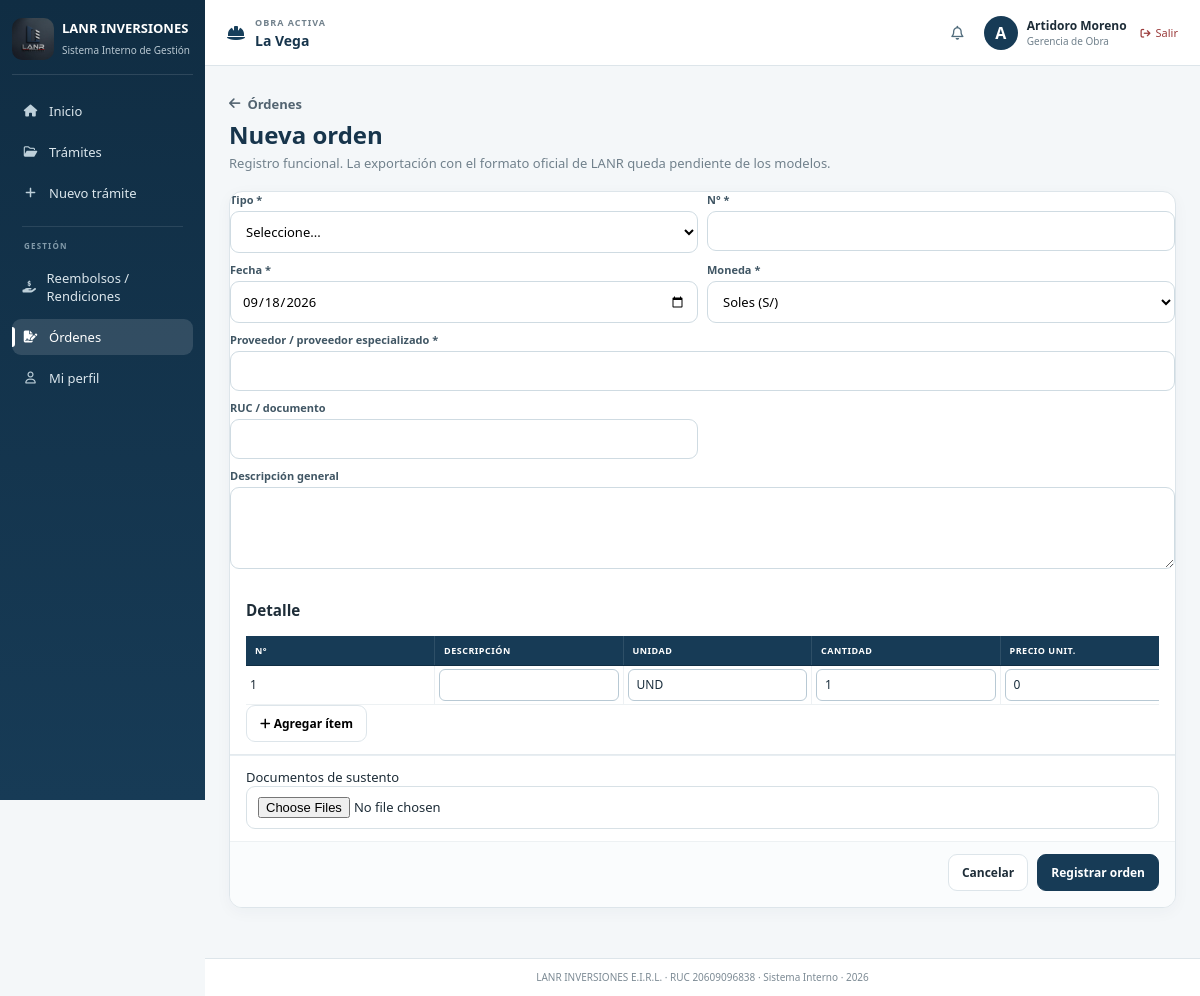
Page /orders/new (signed in) on the committed database.
### tables this page shows
CREATE TABLE obras(
        id INTEGER PRIMARY KEY,
        nombre TEXT NOT NULL,
        codigo TEXT UNIQUE NOT NULL,
        proyecto TEXT,
        ubicacion TEXT,
        active INTEGER DEFAULT 1,
        created_at TEXT,
        updated_at TEXT
    );

CREATE TABLE users(
        id INTEGER PRIMARY KEY,
        full_name TEXT,
        username TEXT UNIQUE COLLATE NOCASE,
        password_hash TEXT,
        role TEXT,
        email TEXT,
        phone TEXT,
        profile_photo TEXT,
        must_change INTEGER DEFAULT 0,
        active INTEGER DEFAULT 1,
        created_at TEXT,
        updated_at TEXT,
        last_login TEXT
    );

### app.py (the view, shortened to what this page needs)
@app.route('/orders/new', methods=['GET', 'POST'])
@login_required
def new_order():
    u = user()
    obra = active_project()
    if u['role'] not in ('Gerencia de Obra', 'Administración', 'Sistemas'):
        abort(403)
    if request.method == 'GET':
        c = db()
        prov = c.execute(
            'SELECT * FROM proveedores WHERE active=1 ORDER BY nombre').fetchall()
        req_units, _ = get_active_units(c)
        c.close()
        return render_template('new_order.html', user=u, obra=obra, providers=prov, units=req_units)

### app.py (called while the page is built, shortened)
@app.after_request
def add_no_cache_headers(response):
    if request.path.startswith('/static/'):
        response.headers['Cache-Control'] = 'no-store, no-cache, must-revalidate, max-age=0'
        response.headers['Pragma'] = 'no-cache'
        response.headers['Expires'] = '0'
    return response

def db():
    c = sqlite3.connect(DB)
    c.row_factory = sqlite3.Row
    return c

@app.context_processor
def project_context():
    if 'uid' not in session:
        return {
            'active_project': None,
            'available_projects': []
        }
    c = db()
    available_projects = c.execute(
        '''
        SELECT o.*
        FROM obras o

        JOIN usuario_obra uo
            ON uo.obra_id = o.id

        WHERE uo.usuario_id=?
        AND o.active=1
        AND uo.active=1

        ORDER BY o.nombre
        ''',
        (session['uid'],)
    ).fetchall()
    c.close()
    return {
        'active_project': active_project(),
        'available_projects': available_projects
    }

def user():
    if 'uid' not in session:
        return None
    c = db()
    u = c.execute('select * from users where id=?',
                  (session['uid'],)).fetchone()
    c.close()
    return u

def login_required(fn):
    from functools import wraps
    @wraps(fn)
    def w(*a, **k):
        if 'uid' not in session:
            return redirect(
                url_for('login')
            )
        c = db()
        account = c.execute(
            '''
            SELECT active
            FROM users
            WHERE id=?
            ''',
            (session['uid'],)
        ).fetchone()
        c.close()
        return fn(*a, **k)
    return w

def get_active_units(c):
    rows = c.execute(
        '''
        SELECT abreviatura, uso
        FROM unidades_catalogo
        WHERE active=1
        ORDER BY abreviatura COLLATE NOCASE
        '''
    ).fetchall()
    req_units = [r['abreviatura']
                 for r in rows if r['uso'] in ('REQ', 'AMBOS')]
    sp_units = [r['abreviatura'] for r in rows if r['uso'] in ('SP', 'AMBOS')]
    return req_units, sp_units

### templates/new_order.html
{% extends 'base.html' %}{% block title %}Nueva orden | LANR{% endblock %}{% block content %}<div class="lanr-create-shell"><div class="lanr-create-head"><div><a class="lanr-back-link" href="{{ url_for('orders') }}"><i class="fa-solid fa-arrow-left"></i> Órdenes</a><h1>Nueva orden</h1><p>Registro funcional. La exportación con el formato oficial de LANR queda pendiente de los modelos.</p></div></div><form class="card tramite-form" method="post" enctype="multipart/form-data"><div class="formgrid"><div class="field"><label>Tipo *</label><select name="tipo_orden" required><option value="">Seleccione...</option><option>Orden de compra</option><option>Orden de servicio</option></select></div><div class="field"><label>N° *</label><input name="numero" required></div><div class="field"><label>Fecha *</label><input type="date" name="fecha" data-today required></div><div class="field"><label>Moneda *</label><select name="moneda"><option value="PEN">Soles (S/)</option><option value="USD">Dólares (US$)</option></select></div><div class="field field-span-2"><label>Proveedor / proveedor especializado *</label><input name="proveedor_nombre" required></div><div class="field"><label>RUC / documento</label><input name="documento"></div><div class="field field-span-2"><label>Descripción general</label><textarea name="descripcion"></textarea></div></div><div class="subsection"><h3>Detalle</h3><div class="table-responsive"><table class="nt-table"><thead><tr><th>N°</th><th>Descripción</th><th>Unidad</th><th>Cantidad</th><th>Precio unit.</th><th>Monto</th><th></th></tr></thead><tbody id="orderV4Items"></tbody></table></div><button type="button" class="btn" onclick="orderv4AddItem()"><i class="fa-solid fa-plus"></i> Agregar ítem</button></div><div class="form-section"><label>Documentos de sustento</label><input type="file" name="documentos" multiple accept=".pdf,.jpg,.jpeg,.png,.webp"></div><div class="form-actions"><a class="btn" href="{{ url_for('orders') }}">Cancelar</a><button class="btn primary">Registrar orden</button></div></form></div>{% endblock %}

### templates/base.html (shortened to what this page needs)
<!doctype html>
<html lang="es">
  <head>
    <link
      rel="stylesheet"
      href='{{ url_for("static", filename="css/styles.css") }}'
    />
    <link
      rel="stylesheet"
      href="https://cdnjs.cloudflare.com/ajax/libs/font-awesome/6.5.2/css/all.min.css"
    />
  </head>
  <body class="{% block body_class %}{% endblock %}">
    {% if user %}
    <div class="app">
      <aside class="sidebar" id="sidebar">
        <div class="brand">
          <img
            src='{{ url_for("static", filename="logo-lanr.jpeg") }}'
            alt="LANR Inversiones"
          />
          <div>
            <strong>LANR INVERSIONES</strong>
            <span>Sistema Interno de Gestión</span>
          </div>
        </div>
        <nav>
          <a
            href='{{ url_for("home") }}'
            class="{% if request.endpoint == 'home' %}active{% endif %}"
          >
            <i class="fa-solid fa-house"></i>
            <span>Inicio</span>
          </a>
          <a
            href='{{ url_for("requests") }}'
            class="{% if request.endpoint in ['requests', 'request_detail'] %}active{% endif %}"
          >
            <i class="fa-regular fa-folder-open"></i>
            <span>Trámites</span>
          </a>
          {% if user.role in ['Gerencia de Obra', 'Control y Planeamiento', 'Administración', 'Logística', 'Tesorería', 'Contabilidad', 'Sistemas'] %}
          <a
            href='{{ url_for("new_request") }}'
            class="{% if request.endpoint in ['new_request', 'new_requirement', 'new_payment_request', 'create_requirement', 'create_payment_request'] %}active{% endif %}"
          >
            <i class="fa-solid fa-plus"></i>
            <span>Nuevo trámite</span>
          </a>
          {% endif %}
          <div class="nav-divider"></div>
          <span class="nav-section">GESTIÓN</span>
          <a href='{{ url_for("reimbursements") }}' class="{% if request.endpoint in ['reimbursements','new_reimbursement'] %}active{% endif %}">
            <i class="fa-solid fa-hand-holding-dollar"></i><span>Reembolsos / Rendiciones</span>
          </a>
          <a href='{{ url_for("orders") }}' class="{% if request.endpoint in ['orders','new_order'] %}active{% endif %}">
            <i class="fa-solid fa-file-signature"></i><span>Órdenes</span>
          </a>
          <a
            href='{{ url_for("profile") }}'
            class="{% if request.endpoint == 'profile' %}active{% endif %}"
          >
            <i class="fa-regular fa-user"></i>
            <span>Mi perfil</span>
          </a>
        </nav>
      </aside>
      <main>
        <header>
          <div class="work project-selector">
            {% if active_project %} {% if available_projects|length > 1 %}
            <div class="project-selector-main">
              <i class="fa-solid fa-helmet-safety"></i>
              <div>
                <span class="project-selector-label"> OBRA ACTIVA </span>
                <select
                  class="project-select"
                  onchange="
                    if (this.value) {
                      document
                        .getElementById('project-form-' + this.value)
                        .submit();
                    }
                  "
                  aria-label="Seleccionar obra"
                >
                  {% for project in available_projects %}
                  <option
                    value="{{ project.id }}"
                    {% if project.id == active_project.id %}selected{% endif %}
                  >
                    {{ project.nombre }}
                  </option>
                  {% endfor %}
                </select>
              </div>
            </div>
            {% for project in available_projects %}
            <form
              id="project-form-{{ project.id }}"
              method="post"
              action="{{ url_for('select_project', obra_id=project.id) }}"
              class="project-hidden-form"
            ></form>
            {% endfor %} {% else %}
            <div class="project-selector-main">
              <i class="fa-solid fa-helmet-safety"></i>
              <div>
                <span class="project-selector-label"> OBRA ACTIVA </span>
                <strong class="project-single-name">
                  {{ active_project.nombre }}
                </strong>
              </div>
            </div>
            {% endif %} {% endif %}
          </div>
          <div class="who">
            <div class="notification-wrapper">
              <button
                type="button"
                class="notification-button"
                title="Notificaciones"
                onclick="toggleNotifications()"
              >
                <i class="fa-regular fa-bell"></i>
              </button>
            </div>
            <div class="avatar">
              {% if user.profile_photo %}
              <img
                src="{{ url_for(
      'static',
      filename='profile_photos/' ~ user.profile_photo
    ) }}"
                alt="Foto de {{ user.full_name }}"
              />
              {% else %}
              <span> {{ user.full_name[0]|upper }} </span>
              {% endif %}
            </div>
            <div class="user-data">
              <strong>{{ user.full_name }}</strong>
              <small>{{ user.role }}</small>
            </div>
            <a
              href='{{ url_for("logout") }}'
              class="logout-link"
              title="Cerrar sesión"
            >
              <i class="fa-solid fa-arrow-right-from-bracket"></i>
              <span>Salir</span>
            </a>
          </div>
        </header>
        <section class="content">
           {% block content %} {% endblock %}
        </section>
        <footer>
          LANR INVERSIONES E.I.R.L. · RUC 20609096838 · Sistema Interno · 2026
        </footer>
      </main>
    </div>
    {% else %} {% block guest %} {% endblock %} {% endif %}
  </body>
</html>

### rows in the picture
obras: nombre "La Vega"
users: full_name "A", full_name "Artidoro Moreno", role "Gerencia de Obra"
